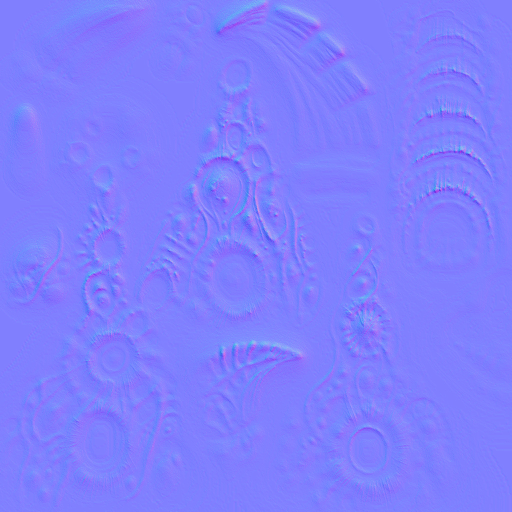
#> input picture assets/mapres/一方狂三/hatcherydeath/Hatchery_法线贴图1024.jpeg, 1024 x 1024 px, given in place of Hatchery_Diffuse高清.jpg, which was not available (shown at 1/2 size); the run also reads 1 picture not shown here
$ python check_hatchery_align.py
#> lines starting #> are read from the running program, lines starting #| are printed output that depends on the picture
# -*- coding: utf-8 -*-
"""虫巢法线对齐检验: 部署文件 vs 颜色图解析坡度"""
import numpy as np
from PIL import Image, ImageFilter

ROOT = r"e:/UGit/cocos-creator38-demo/"
S = 512

# 颜色高度源 (PIL, 行0=顶部)
d = Image.open(ROOT + "assets/mapres/一方狂三/hatcherydeath/Hatchery_Diffuse高清.jpg").convert("RGB").resize((S, S), Image.LANCZOS).filter(ImageFilter.GaussianBlur(2))
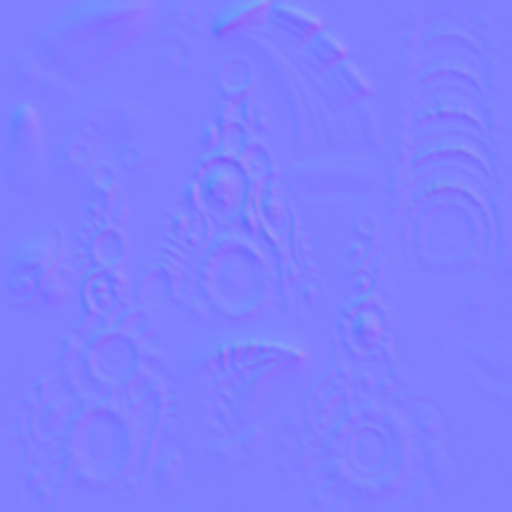
#> d: PIL image 512x512 RGB; mean R, G, B 127.6, 127.4, 253.6
H = np.asarray(d).astype(np.float64) / 255.0 @ np.array([0.299, 0.587, 0.114])
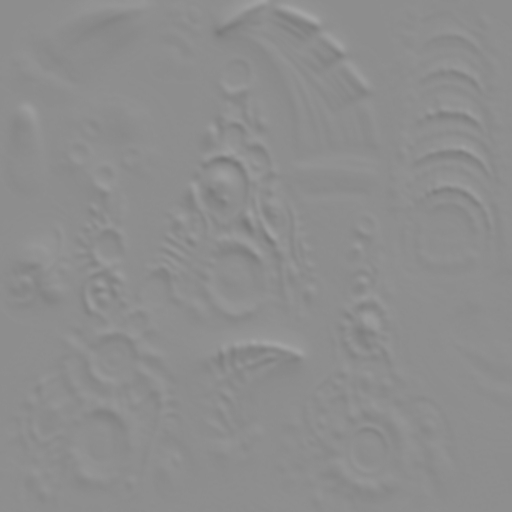
#> H: shape (512, 512) float64; min 0.467, max 0.646, mean 0.556
dHdx = np.zeros_like(H); dHdx[:, 1:-1] = (H[:, 2:] - H[:, :-2]) * 0.5
#> after `dHdx[:, 1:-1] = (H[:, 2:] - H[:, :-2]) * 0.5`:
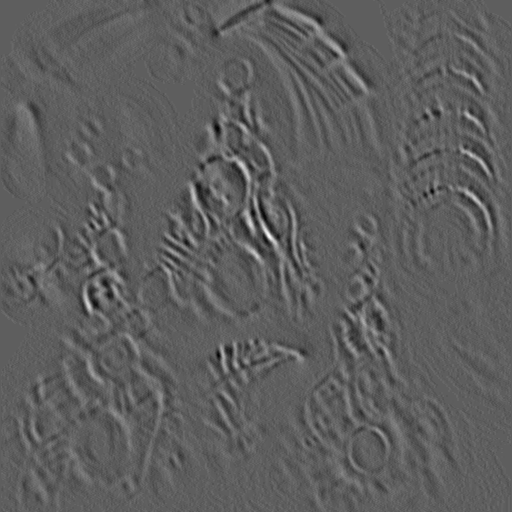
#> dHdx: shape (512, 512) float64; min -0.0166, max 0.0281, mean 5.87e-07; drawn with min black and max white
dHdy = np.zeros_like(H); dHdy[1:-1, :] = (H[2:, :] - H[:-2, :]) * 0.5  # dH/dy_down
#> after `dHdy[1:-1, :] = (H[2:, :] - H[:-2, :]) * 0.5`:
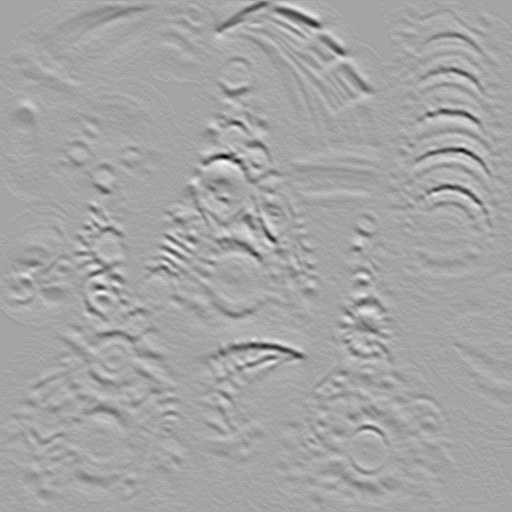
#> dHdy: shape (512, 512) float64; min -0.0338, max 0.0185, mean -1.14e-05; drawn with min black and max white

# 部署的法线 (JPEG 128, 实际内容 1024)
n = np.asarray(Image.open(ROOT + "assets/mapres/一方狂三/hatcherydeath/Hatchery_法线贴图128.jpeg").convert("RGB").resize((S, S), Image.LANCZOS)).astype(np.float64) / 255.0
R = (n[..., 0] - 0.5) * 2
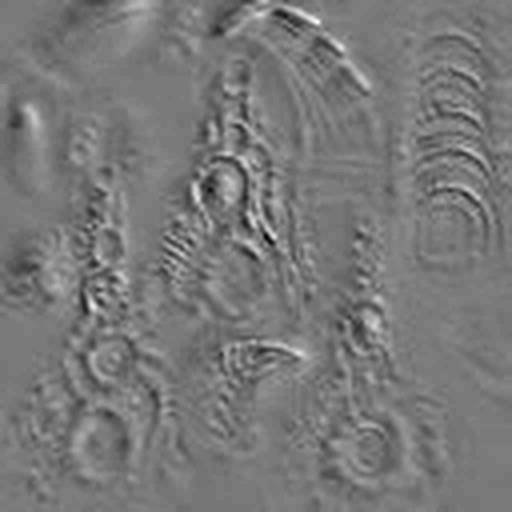
#> R: shape (512, 512) float64; min -0.271, max 0.302, mean 0.00128; drawn with min black and max white
G = (n[..., 1] - 0.5) * 2
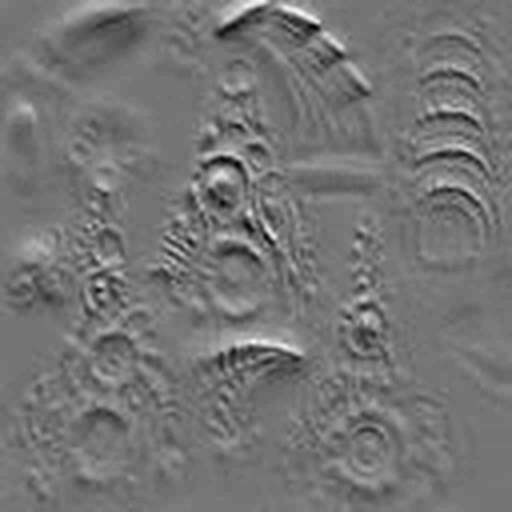
#> G: shape (512, 512) float64; min -0.247, max 0.286, mean -0.00107; drawn with min black and max white

def corr(a, b):
    a = (a - a.mean()).flatten(); b = (b - b.mean()).flatten()
    return (a * b).sum() / (np.sqrt((a * a).sum() * (b * b).sum()) + 1e-12)

print("有效性: R=%.3f G=%.3f B=%.3f" % (n[..., 0].mean(), n[..., 1].mean(), n[..., 2].mean()))
#| 有效性: R=0.501 G=0.499 B=0.992
print("R vs -dH/dx (标准应>0): %.4f | 反号: %.4f" % (corr(R, -dHdx), corr(R, dHdx)))
#| R vs -dH/dx (标准应>0): -0.0050 | 反号: 0.0050
print("G vs +dH/dy_down (标准应>0): %.4f | 反号: %.4f" % (corr(G, dHdy), corr(G, -dHdy)))
#| G vs +dH/dy_down (标准应>0): -0.0216 | 反号: 0.0216
print("垂直翻转对照: %.4f | 水平翻转对照: %.4f" % (corr(G, dHdy[::-1]), corr(R, -dHdx[:, ::-1])))
#| 垂直翻转对照: 0.0186 | 水平翻转对照: 0.0071
